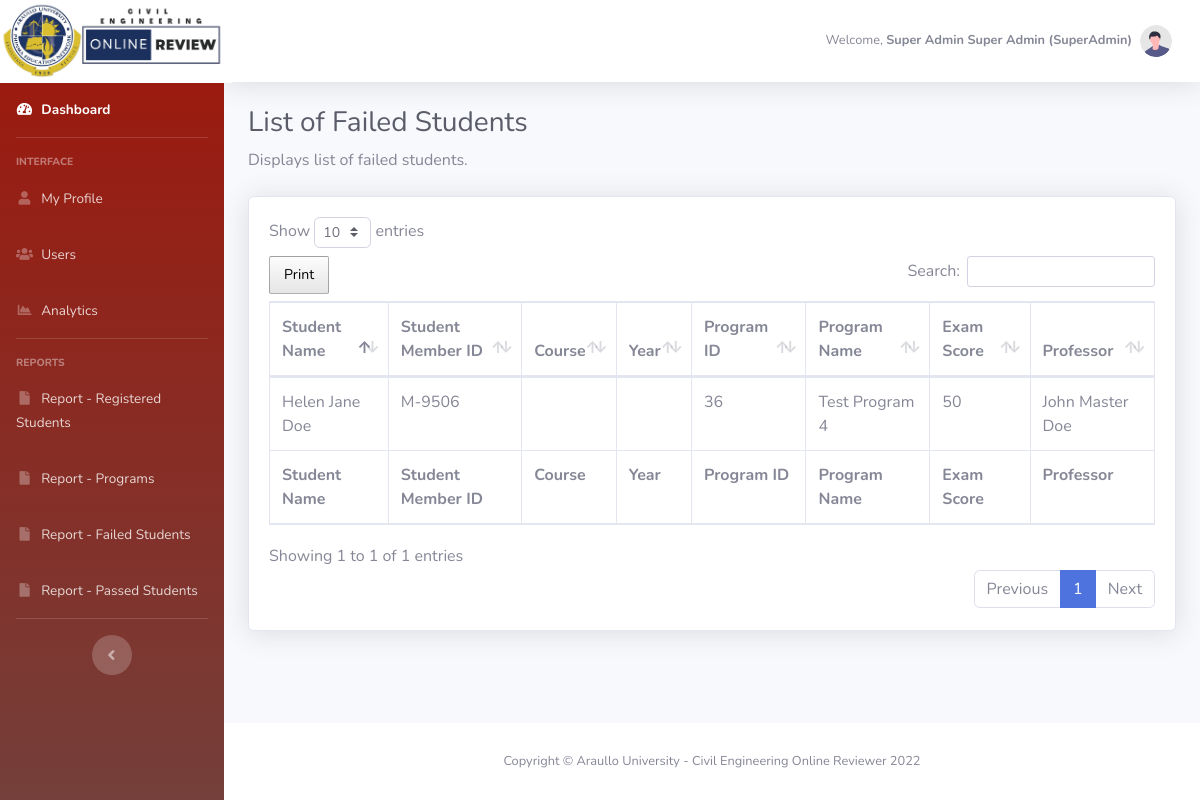
Page /dashboard/rpt_failed_students.php (signed in) on the committed database.
### tables this page shows
CREATE TABLE `user_account` (
  `id` int(11) NOT NULL,
  `member_id` varchar(50) NOT NULL,
  `email_address` varchar(50) NOT NULL,
  `firstname` varchar(50) NOT NULL,
  `last_name` varchar(50) NOT NULL,
  `phone_number` int(11) NOT NULL,
  `age` int(11) NOT NULL,
  `birthday` varchar(50) NOT NULL,
  `religion` varchar(50) NOT NULL,
  `blood_type` varchar(50) NOT NULL,
  `upload_image` varchar(255) NOT NULL,
  `gender` varchar(50) NOT NULL,
  `user_type` varchar(25) NOT NULL,
  `password` varchar(255) NOT NULL,
  `is_approved` int(11) NOT NULL,
  `date_created` varchar(100) NOT NULL,
  `date_updated` varchar(100) NOT NULL
);

CREATE TABLE `programs` (
  `program_id` int(50) NOT NULL,
  `member_id` varchar(50) NOT NULL,
  `program_name` varchar(100) NOT NULL,
  `short_desc` longtext NOT NULL,
  `with_exam` int(2) NOT NULL,
  `upload_image` varchar(255) NOT NULL,
  `date_created` datetime NOT NULL,
  `date_modified` datetime NOT NULL
);

CREATE TABLE `students` (
  `student_id` int(11) NOT NULL,
  `account_id` int(11) NOT NULL,
  `member_id` varchar(50) NOT NULL,
  `student_member_id` varchar(50) NOT NULL,
  `program_id` int(11) NOT NULL,
  `exam_id` int(11) NOT NULL,
  `exam_attempt` int(11) NOT NULL,
  `stud_exam_status` int(11) NOT NULL,
  `exam_score` int(11) NOT NULL,
  `score_status` varchar(20) NOT NULL,
  `prof_comment_if_essay` longtext NOT NULL,
  `unenroll_student` int(11) NOT NULL,
  `date_modified` datetime NOT NULL
);

### dashboard/model/Admin.php (called while the page is built, shortened)
<?php
	class Admin {
		public $db;
		public function __construct(){
			$this->db = new mysqli(DB_HOST, DB_USER, DB_PASSWORD, DB_DATABASE);
		}
    	public function get_fullname($email_address){
    		$sql3="SELECT CONCAT_WS(' ', firstname, last_name) as fullname FROM user_account WHERE email_address = '$email_address'";
	        $result = mysqli_query($this->db,$sql3);
	        $user_data = mysqli_fetch_array($result);
	        return $user_data['fullname'];
    	}
    	public function get_usertype($email_address){
    		$sql3="SELECT user_type FROM user_account WHERE email_address = '$email_address'";
	        $result = mysqli_query($this->db,$sql3);
	        $user_data = mysqli_fetch_array($result);
	        return $user_data['user_type'];
    	}
        public function get_all_failed_students() {
    		$sql3="SELECT a.program_id,
                        a.program_name,
                        c.firstname as student_first_name,
                        c.last_name as student_last_name,
                        b.student_member_id,
                        b.exam_score,
                        d.course as student_course,
                        d.academic_year as student_year,
                        prof_account.firstname as prof_first_name,
                        prof_account.last_name as prof_last_name FROM programs a
                LEFT JOIN students b ON a.program_id = b.program_id
                LEFT JOIN user_account c ON b.student_member_id = c.member_id
                LEFT JOIN user_additional_information d ON c.member_id = d.member_id
                LEFT JOIN user_account as prof_account ON a.member_id = prof_account.member_id
                WHERE c.user_type = 'Student' and b.score_status = 'Failed'";
	        $result = mysqli_query($this->db,$sql3);
	        return $result_data = mysqli_fetch_all($result,MYSQLI_ASSOC);
        }
	}
?>

### dashboard/rpt_failed_students.php (the view)
<?php
    include_once('db_header.php');
?>
    <h1 class="h3 mb-2 text-gray-800">List of Failed Students</h1>
    <p class="mb-4">Displays list of failed students.</p>
    <div class="card shadow mb-4">
        <div class="card-body">
            <div class="table-responsive">
                <table class="table table-bordered rpt_failed_students" id="dataTable" width="100%" cellspacing="0">
                    <thead>
                        <tr>
                            <th>Student Name</th>
                            <th>Student Member ID</th>
                            <th>Course</th>
                            <th>Year</th>
                            <th>Program ID</th>
                            <th>Program Name</th>
                            <th>Exam Score</th>
                            <th>Professor</th>
                        </tr>
                    </thead>
                    <tfoot>
                        <tr>
                            <th>Student Name</th>
                            <th>Student Member ID</th>
                            <th>Course</th>
                            <th>Year</th>
                            <th>Program ID</th>
                            <th>Program Name</th>
                            <th>Exam Score</th>
                            <th>Professor</th>
                        </tr>
                    </tfoot>
                    <tbody>
                        <?php
                            $get_failed_student_list =  $admin->get_all_failed_students();
                            foreach($get_failed_student_list as $failed_students) {
                        ?>
                            <tr>
                                <td><?php echo $failed_students['student_first_name'].' '.$failed_students['student_last_name'] ?></td>
                                <td><?php echo $failed_students['student_member_id'] ?></td>
                                <td><?php echo $failed_students['student_course'] ?></td>
                                <td><?php echo $failed_students['student_year'] ?></td>
                                <td><?php echo $failed_students['program_id'] ?></td>
                                <td><?php echo $failed_students['program_name'] ?></td>
                                <td><?php echo $failed_students['exam_score'] ?></td>
                                <td><?php echo $failed_students['prof_first_name'].' '.$failed_students['prof_last_name']  ?></td>
                            </tr>
                        <?php
                            }
                        ?>
                    </tbody>
                </table>
            </div>
        </div>
    </div>
<?php
    include_once('db_footer.php');
?>

### dashboard/db_header.php (shortened to what this page needs)
<!DOCTYPE html>
<html lang="en">
    <head>
        <link href="vendor/fontawesome-free/css/all.min.css" rel="stylesheet" type="text/css">
        <link href="css/sb-admin-2.min.css" rel="stylesheet">
        <link href="vendor/datatables/dataTables.bootstrap4.min.css" rel="stylesheet">
        <link href="css/buttons.dataTables.min.css" rel="stylesheet">
</head>
<?php
    require_once ('model/Admin.php');
    $admin = new Admin();
?>
<body id="page-top">
    <div id="wrapper">
        <?php
            include_once("menu.php")
        ?>
    <div id="content-wrapper" class="d-flex flex-column">
        <div id="content">
            <nav class="navbar navbar-expand navbar-light bg-white topbar mb-4 static-top shadow">
                <ul class="navbar-nav ml-auto">
                    <li class="nav-item dropdown no-arrow">
                        <a class="nav-link dropdown-toggle" href="#" id="userDropdown" role="button"
                            data-toggle="dropdown" aria-haspopup="true" aria-expanded="false">
                            <?php
                                if (isset($_SESSION['email_address'])) :
                            ?>
                                <span class="mr-2 d-none d-lg-inline text-gray-600 small">Welcome, <strong><?php echo $admin->get_fullname($_SESSION['email_address']); ?> (<?php echo $admin->get_usertype($_SESSION['email_address']); ?>)</strong></span>
                                <img class="img-profile rounded-circle"
                                    src="img/undraw_profile.svg">
                            <?php
                                endif
                            ?>
                        </a>
                    </li>
                </ul>
            </nav>
            <div class="container-fluid">

### rows in the picture
user_account: user_type "SuperAdmin"
programs: user_account.firstname "Helen Jane", user_account.last_name "Doe", students.student_member_id "M-9506", program_id "36", program_name "Test Program 4", students.exam_score "50", user_account.firstname "John Master"

### other values in the picture
$admin->get_fullname($_SESSION['email_address']) "Super Admin Super Admin"
